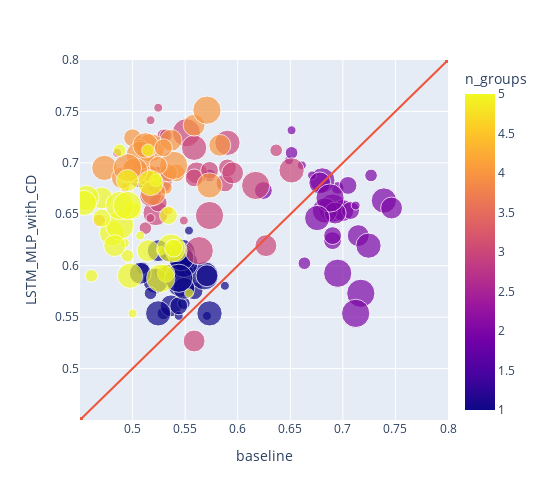

The notebook cell saved with this chart:
### Code cell
fig = px.scatter(all_dfs, x='baseline', y='LSTM_MLP_with_CD', color='n_groups', size='amount')
fig.update_layout(width = 550,
                  height = 500,)
fig.update_xaxes(range=[0.45, 0.8])
fig.update_yaxes(range=[0.45, 0.8])
fig.update_xaxes(tickvals=[0.5, 0.55, 0.6, 0.65, 0.7, 0.75, 0.8])
fig.update_yaxes(tickvals=[0.5, 0.55, 0.6, 0.65, 0.7, 0.75, 0.8])
fig.add_trace(go.Scatter(
    x = [0.45,0.8],
    y = [0.45,0.8]
))
fig.update_layout(showlegend=False)

### Figure 1 — Plotly figure (JSON) as saved in the notebook; plotly's stock layout.template omitted (floating-point values rounded to 4 significant figures; data arrays with more than 128 entries replaced by an {"elided": "..."} marker saying what was removed)
{"data": [{"hovertemplate": "baseline=%{x}<br>LSTM_MLP_with_CD=%{y}<br>amount=%{marker.size}<br>n_groups=%{marker.color}<extra></extra>", "legendgroup": "", "marker": {"color": {"elided": "150 int values"}, "coloraxis": "coloraxis", "size": {"elided": "150 int values"}, "sizemode": "area", "sizeref": 0.025, "symbol": "circle"}, "mode": "markers", "name": "", "orientation": "v", "showlegend": false, "type": "scatter", "x": {"elided": "150 float values"}, "xaxis": "x", "y": {"elided": "150 float values"}, "yaxis": "y"}, {"type": "scatter", "x": [0.45, 0.8], "y": [0.45, 0.8]}], "layout": {"coloraxis": {"colorbar": {"title": {"text": "n_groups"}}, "colorscale": [[0, "#0d0887"], [0.1111, "#46039f"], [0.2222, "#7201a8"], [0.3333, "#9c179e"], [0.4444, "#bd3786"], [0.5556, "#d8576b"], [0.6667, "#ed7953"], [0.7778, "#fb9f3a"], [0.8889, "#fdca26"], [1, "#f0f921"]]}, "height": 500, "legend": {"itemsizing": "constant", "tracegroupgap": 0}, "margin": {"t": 60}, "showlegend": false, "width": 550, "xaxis": {"anchor": "y", "domain": [0, 1], "range": [0.45, 0.8], "tickvals": [0.5, 0.55, 0.6, 0.65, 0.7, 0.75, 0.8], "title": {"text": "baseline"}}, "yaxis": {"anchor": "x", "domain": [0, 1], "range": [0.45, 0.8], "tickvals": [0.5, 0.55, 0.6, 0.65, 0.7, 0.75, 0.8], "title": {"text": "LSTM_MLP_with_CD"}}}}
